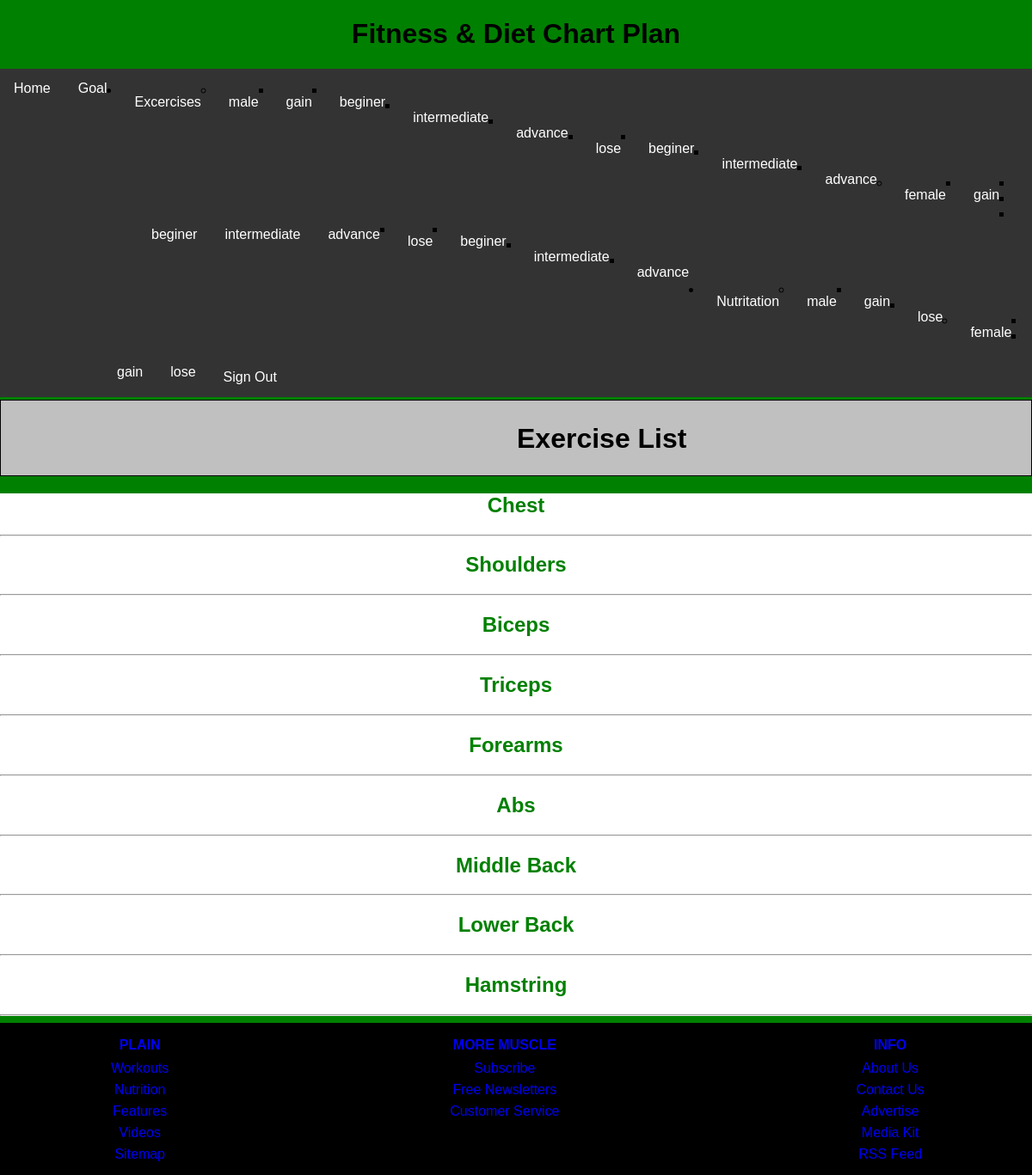
The page /excercise/male/gain/beginer/ (signed in) on the database its author committed.
### fitness/models.py (models this page shows, shortened)
class BodyPart(models.Model):
    name = models.CharField(max_length=255)

### fitness/views.py (the view)
# urls.py: path('excercise/<gender>/<fitness_plan>/<fitness_level>/',views.get_excercise_list, name='get_excercise_list'),
@login_required(login_url='/login/')
def get_excercise_list(request, gender, fitness_plan, fitness_level):
    print(gender, fitness_plan, fitness_level)
    body_parts = BodyPart.objects.filter(
        pk__in=BodyPartExcercise.objects.filter(
            gender=gender,
            fitness_plan=fitness_plan,
            fitness_level=fitness_level
        ).values('body_part')
    )
    return render(request, 'show_excercise.html', {
        'gender': gender,
        'fitness_plan': fitness_plan,
        'fitness_level': fitness_level,
        'body_parts': body_parts
    })

### fitness/templatetags/load_header.py (called while the page is built)
@register.inclusion_tag('excercise_header.html')
def load_excercises():
    data = {
        'genders' : list(dict(Gender.options).values()),
        'fitness_plans' : list(dict(FitnessPlan.options).values()),
        'fitness_levels' : list(dict(FitnessLevel.options).values()),
    }
    print(data)
    return data

@register.inclusion_tag('diet_header.html')
def load_diet():
    data = {
        'genders' : list(dict(Gender.options).values()),
        'fitness_plans' : list(dict(FitnessPlan.options).values()),
    }
    return data

### fitness/templates/show_excercise.html (shortened to what this page needs)
{% extends 'base.html' %}
{% block body %}
     <div class="login"><h1>Exercise List</h1> </div>
<div class="showmeal  ">
    {% for body_part in body_parts %}
    <a href="/excercise/{{ gender }}/{{ fitness_plan }}/{{ fitness_level}}/{{ body_part.pk }}/">
        <center>
            <font color="green">
                <h2>{{ body_part.name }}</h2>
            </font>
        </center>
    </a>
    <hr>
    {% endfor %}
</div>
{% endblock body %}

### rows shown on the page
BodyPart: name "Chest"
BodyPart: name "Shoulders"
BodyPart: name "Biceps"
BodyPart: name "Triceps"
BodyPart: name "Forearms"
BodyPart: name "Abs"
BodyPart: name "Middle Back"
BodyPart: name "Lower Back"
BodyPart: name "Hamstring"

### other values the page prints
{{ gender }} "male" "female"
{{ fitness_plan }} "gain" "lose" "gain" "lose"
{{ fitness_level }} "beginer" "intermediate" "advance" "beginer" "intermediate" "advance" "beginer" "intermediate" "advance" "beginer" "intermediate" "advance"
